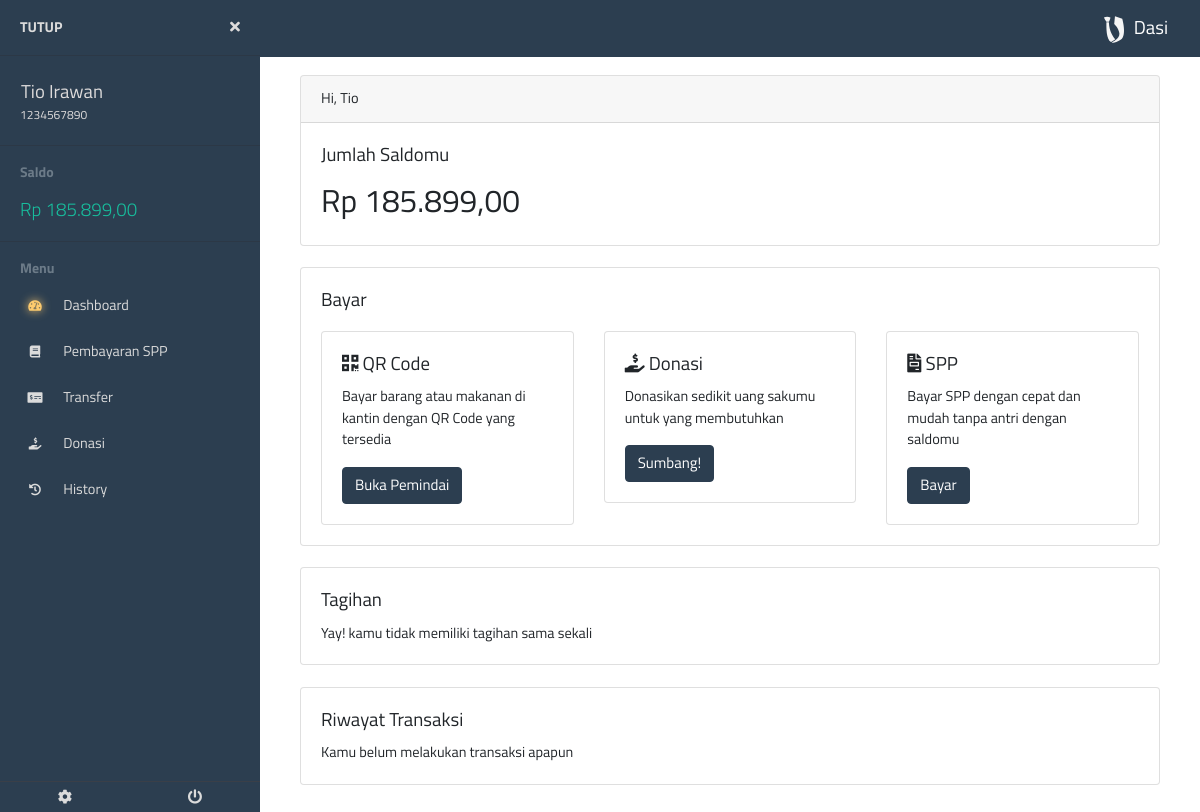
Page /siswa/dashboard.php (signed in) on the earlier database version.
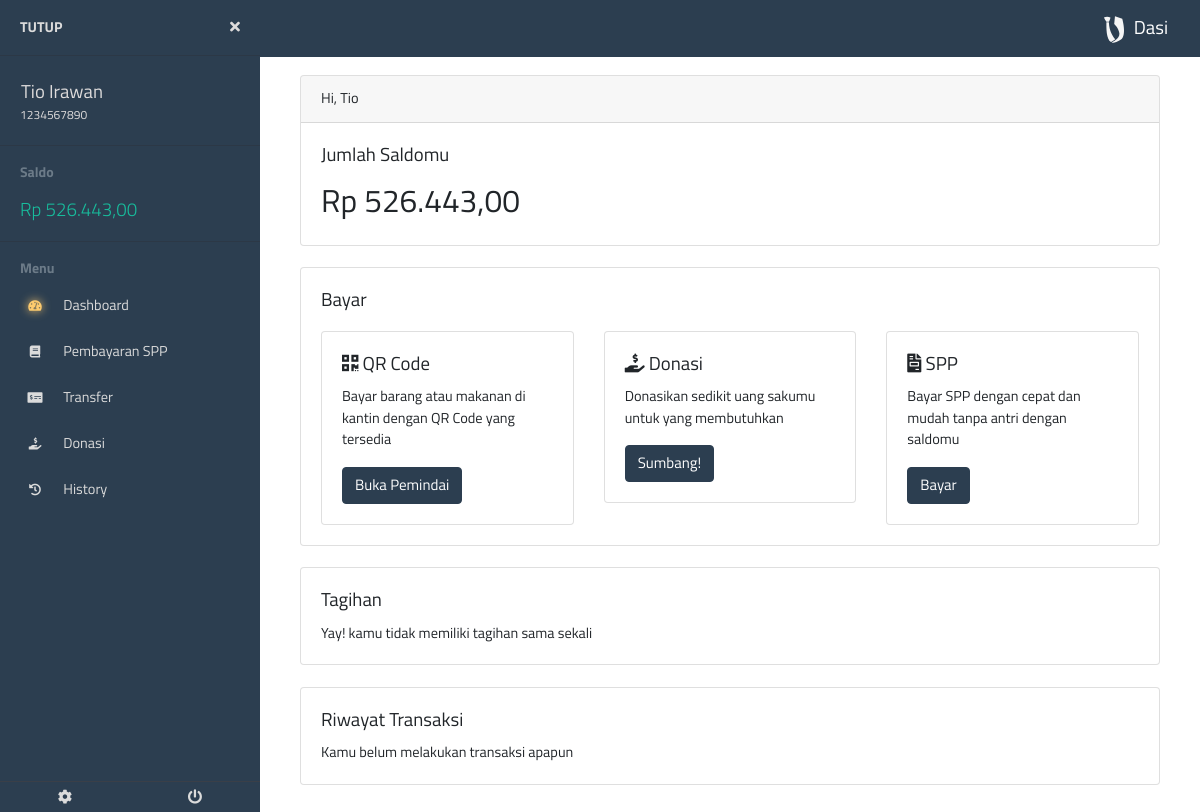
Same page on the later database version.
### tables this page shows
CREATE TABLE `users` (
  `id` int(11) NOT NULL,
  `id_sekolah` int(11) NOT NULL,
  `nama` varchar(255) NOT NULL,
  `kelamin` enum('laki-laki','perempuan') NOT NULL,
  `email` varchar(255) NOT NULL,
  `level` varchar(255) NOT NULL DEFAULT 'siswa',
  `tingkatan` enum('I','II','III','IV','V','VI','VII','VIII','IX','X','XI','XII','XIII') NOT NULL,
  `kelas` varchar(255) NOT NULL,
  `jurusan` varchar(255) NOT NULL,
  `nisn` varchar(255) NOT NULL,
  `saldo` bigint(20) NOT NULL DEFAULT '0',
  `password` varchar(255) NOT NULL
);

### db/database.php (called while the page is built, shortened)
<?php
require __DIR__ . "/../process/utils.php";
class Database
{
    private $contHost = 'localhost';
    private $contnama = 'dasi';
    private $contUsernama = 'root';
    private $contUserPassword = '';
    private $cont  = null;
    public function __construct()
    {
        if ($this->cont == null) {
            try {
                $this->cont =  new PDO(
                    "mysql:host=" . $this->contHost .
                        ";" . "dbname=" . $this->contnama,
                    $this->contUsernama,
                    $this->contUserPassword
                );
                $this->cont->setAttribute(PDO::ATTR_ERRMODE, PDO::ERRMODE_EXCEPTION);
            } catch (PDOException $e) {
                die($e->getMessage());
            }
        }
        return $this->cont;
    }
    public function getUserById($id, $rettype)
    {
        try {
            $query = $this->cont->prepare(
                "SELECT id, nama, email, kelamin, level, tingkatan, kelas, jurusan, nisn, saldo, id_sekolah
                FROM users WHERE id=:id"
            );
            $query->bindParam("id", $id, PDO::PARAM_STR);
            $query->execute();
            if ($query->rowCount() > 0) {
                return $query->fetch($rettype);
            }
        } catch (PDOException $e) {
            exit($e->getMessage());
        }
    }
}

### process/getLoginData.php (called while the page is built, shortened)
<?php
require '../db/database.php';
$db = new Database();
$data = $db->getUserById($_SESSION['userid'], PDO::FETCH_ASSOC);

### siswa/dashboard.php (the view, shortened to what the changed rows need)
<!DOCTYPE html>
<html lang="en">
<head>
    <?php include "../component/helmet.php" ?>
</head>
<body>
    <?php include "../process/getLoginData.php" ?>
    <?php include "../component/siswa/sidebaropen.php" ?>
    <?php
    $saldo = (int)$data["saldo"];
    ?>
    <div class="card">
        <div class="card-header">
            Hi, <?= explode(' ', $data["nama"])[0] ?>
        </div>
        <div class="card-body">
            <h5 class="card-title">Jumlah Saldomu</h5>
            <p class="card-text" id="saldo"><?= rupiah($saldo) ?></p>
        </div>
    </div>
    <br>
    <br />
    <br />
    <?php include "../component/siswa/sidebarclose.php" ?>
</body>
</html>

### component/siswa/sidebaropen.php (shortened to what the changed rows need)
<div class="page-wrapper toggled chiller-theme">
    <nav id="sidebar" class="sidebar-wrapper">
        <div class="sidebar-content">
            <div class="sidebar-header">
                <div class="user-info">
                    <span class="user-name"><?=ucwords($data["nama"])?></span>
                    <span class="user-id"><?=$data["nisn"]?></span>
                </div>
            </div>
            <div class="sidebar-menu">
                    <ul>
                        <li>
                            <a><?=boldGreen(rupiah($data["saldo"]))?></a>
                        </li>
                    </ul>
            </div>
        </div>
    </nav>
    <main class="page-content fadeInRight">
    <div class="container-fluid" id="mainbody">

### process/utils.php (shortened to what the changed rows need)
<?php
function rupiah($angka)
{
    $hasil_rupiah = "Rp " . number_format($angka, 2, ',', '.');
    return $hasil_rupiah;
}
function boldGreen($str) {
    return "<span class='lead text-success'>$str</span>";
}

Differences in the rows shown:
changed users "Tio Irawan": saldo "Rp 185.899,00" → "Rp 526.443,00"
